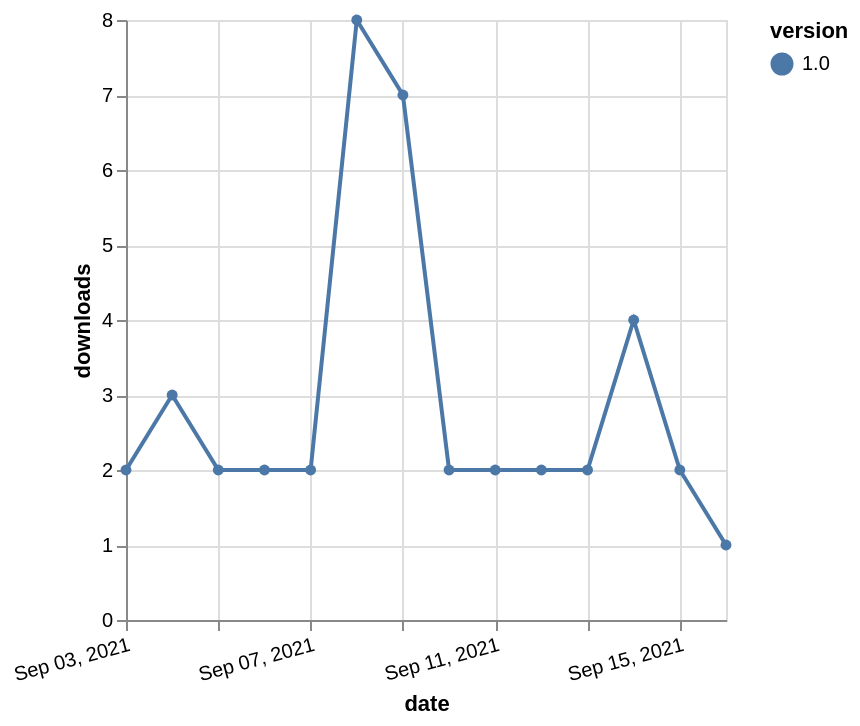

The Vega-Lite source for this figure:
### Vega-Lite specification from a JSON file in a GitHub repository (floating-point values rounded to 4 significant figures)
{"$schema": "https://vega.github.io/schema/vega-lite/v5.json", "description": "A simple bar chart with embedded data.", "data": {"values": [{"date": "2021-09-03", "total": 19447, "delta": 2, "version": "1.0"}, {"date": "2021-09-04", "total": 19450, "delta": 3, "version": "1.0"}, {"date": "2021-09-05", "total": 19452, "delta": 2, "version": "1.0"}, {"date": "2021-09-06", "total": 19454, "delta": 2, "version": "1.0"}, {"date": "2021-09-07", "total": 19456, "delta": 2, "version": "1.0"}, {"date": "2021-09-08", "total": 19464, "delta": 8, "version": "1.0"}, {"date": "2021-09-09", "total": 19471, "delta": 7, "version": "1.0"}, {"date": "2021-09-10", "total": 19473, "delta": 2, "version": "1.0"}, {"date": "2021-09-11", "total": 19475, "delta": 2, "version": "1.0"}, {"date": "2021-09-12", "total": 19477, "delta": 2, "version": "1.0"}, {"date": "2021-09-13", "total": 19479, "delta": 2, "version": "1.0"}, {"date": "2021-09-14", "total": 19483, "delta": 4, "version": "1.0"}, {"date": "2021-09-15", "total": 19485, "delta": 2, "version": "1.0"}, {"date": "2021-09-16", "total": 19486, "delta": 1, "version": "1.0"}]}, "width": "container", "mark": {"type": "line", "point": {"filled": true}}, "encoding": {"x": {"field": "date", "type": "temporal", "timeUnit": "yearmonthdate", "title": "date", "axis": {"labelAngle": -15}}, "y": {"field": "delta", "type": "quantitative", "title": "downloads"}, "color": {"field": "version", "type": "nominal"}, "tooltip": {"field": "delta"}}}
